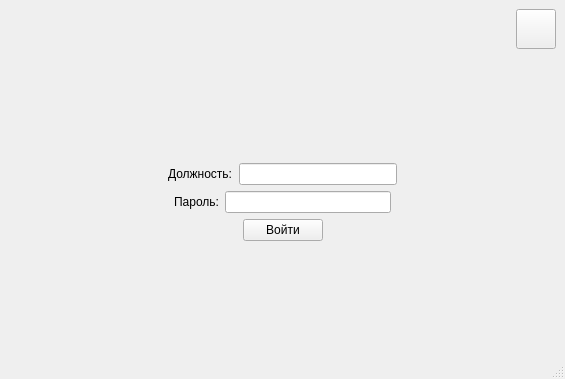
<?xml version="1.0" encoding="UTF-8"?>
<ui version="4.0">
 <class>LoginWindow</class>
 <widget class="QMainWindow" name="LoginWindow">
  <property name="geometry">
   <rect>
    <x>0</x>
    <y>0</y>
    <width>565</width>
    <height>379</height>
   </rect>
  </property>
  <property name="sizePolicy">
   <sizepolicy hsizetype="Fixed" vsizetype="Fixed">
    <horstretch>0</horstretch>
    <verstretch>0</verstretch>
   </sizepolicy>
  </property>
  <property name="minimumSize">
   <size>
    <width>565</width>
    <height>379</height>
   </size>
  </property>
  <property name="maximumSize">
   <size>
    <width>565</width>
    <height>379</height>
   </size>
  </property>
  <property name="windowTitle">
   <string>Вход</string>
  </property>
  <property name="windowIcon">
   <iconset resource="Resources.qrc">
    <normaloff>:/image/shirt.png</normaloff>:/image/shirt.png</iconset>
  </property>
  <property name="toolButtonStyle">
   <enum>Qt::ToolButtonIconOnly</enum>
  </property>
  <property name="documentMode">
   <bool>false</bool>
  </property>
  <widget class="QWidget" name="centralwidget">
   <layout class="QGridLayout" name="gridLayout">
    <item row="0" column="0">
     <layout class="QVBoxLayout" name="verticalLayout_2">
      <item>
       <layout class="QHBoxLayout" name="horizontalLayout_4">
        <item>
         <spacer name="horizontalSpacer_7">
          <property name="orientation">
           <enum>Qt::Horizontal</enum>
          </property>
          <property name="sizeHint" stdset="0">
           <size>
            <width>40</width>
            <height>20</height>
           </size>
          </property>
         </spacer>
        </item>
        <item>
         <widget class="QPushButton" name="pushButton_settings">
          <property name="sizePolicy">
           <sizepolicy hsizetype="Fixed" vsizetype="Fixed">
            <horstretch>0</horstretch>
            <verstretch>0</verstretch>
           </sizepolicy>
          </property>
          <property name="minimumSize">
           <size>
            <width>40</width>
            <height>40</height>
           </size>
          </property>
          <property name="text">
           <string/>
          </property>
          <property name="icon">
           <iconset resource="Resources.qrc">
            <normaloff>:/image/technical-support.png</normaloff>:/image/technical-support.png</iconset>
          </property>
          <property name="iconSize">
           <size>
            <width>35</width>
            <height>35</height>
           </size>
          </property>
          <property name="shortcut">
           <string>Ctrl+R</string>
          </property>
         </widget>
        </item>
       </layout>
      </item>
      <item>
       <spacer name="verticalSpacer">
        <property name="orientation">
         <enum>Qt::Vertical</enum>
        </property>
        <property name="sizeHint" stdset="0">
         <size>
          <width>20</width>
          <height>40</height>
         </size>
        </property>
       </spacer>
      </item>
      <item>
       <layout class="QVBoxLayout" name="verticalLayout">
        <item>
         <layout class="QHBoxLayout" name="horizontalLayout">
          <item>
           <spacer name="horizontalSpacer">
            <property name="orientation">
             <enum>Qt::Horizontal</enum>
            </property>
            <property name="sizeHint" stdset="0">
             <size>
              <width>40</width>
              <height>20</height>
             </size>
            </property>
           </spacer>
          </item>
          <item>
           <widget class="QLabel" name="label_userName">
            <property name="sizePolicy">
             <sizepolicy hsizetype="Preferred" vsizetype="Preferred">
              <horstretch>0</horstretch>
              <verstretch>0</verstretch>
             </sizepolicy>
            </property>
            <property name="text">
             <string>Должность:</string>
            </property>
           </widget>
          </item>
          <item>
           <widget class="QLineEdit" name="lineEdit_userName">
            <property name="sizePolicy">
             <sizepolicy hsizetype="Expanding" vsizetype="Fixed">
              <horstretch>0</horstretch>
              <verstretch>0</verstretch>
             </sizepolicy>
            </property>
            <property name="clearButtonEnabled">
             <bool>false</bool>
            </property>
           </widget>
          </item>
          <item>
           <spacer name="horizontalSpacer_2">
            <property name="orientation">
             <enum>Qt::Horizontal</enum>
            </property>
            <property name="sizeHint" stdset="0">
             <size>
              <width>40</width>
              <height>20</height>
             </size>
            </property>
           </spacer>
          </item>
         </layout>
        </item>
        <item>
         <layout class="QHBoxLayout" name="horizontalLayout_2">
          <item>
           <spacer name="horizontalSpacer_5">
            <property name="orientation">
             <enum>Qt::Horizontal</enum>
            </property>
            <property name="sizeHint" stdset="0">
             <size>
              <width>40</width>
              <height>20</height>
             </size>
            </property>
           </spacer>
          </item>
          <item>
           <widget class="QLabel" name="label_userPass">
            <property name="sizePolicy">
             <sizepolicy hsizetype="Preferred" vsizetype="Preferred">
              <horstretch>0</horstretch>
              <verstretch>0</verstretch>
             </sizepolicy>
            </property>
            <property name="text">
             <string>Пароль:</string>
            </property>
            <property name="alignment">
             <set>Qt::AlignRight|Qt::AlignTrailing|Qt::AlignVCenter</set>
            </property>
           </widget>
          </item>
          <item>
           <widget class="QLineEdit" name="lineEdit_userPass">
            <property name="enabled">
             <bool>true</bool>
            </property>
            <property name="inputMask">
             <string/>
            </property>
            <property name="echoMode">
             <enum>QLineEdit::Password</enum>
            </property>
           </widget>
          </item>
          <item>
           <spacer name="horizontalSpacer_6">
            <property name="orientation">
             <enum>Qt::Horizontal</enum>
            </property>
            <property name="sizeHint" stdset="0">
             <size>
              <width>40</width>
              <height>20</height>
             </size>
            </property>
           </spacer>
          </item>
         </layout>
        </item>
       </layout>
      </item>
      <item>
       <layout class="QHBoxLayout" name="horizontalLayout_3">
        <item>
         <spacer name="horizontalSpacer_3">
          <property name="orientation">
           <enum>Qt::Horizontal</enum>
          </property>
          <property name="sizeHint" stdset="0">
           <size>
            <width>40</width>
            <height>20</height>
           </size>
          </property>
         </spacer>
        </item>
        <item>
         <widget class="QPushButton" name="pushButton">
          <property name="enabled">
           <bool>true</bool>
          </property>
          <property name="mouseTracking">
           <bool>false</bool>
          </property>
          <property name="acceptDrops">
           <bool>false</bool>
          </property>
          <property name="toolTip">
           <string>Нажмите чтобы войти</string>
          </property>
          <property name="text">
           <string>Войти</string>
          </property>
          <property name="autoDefault">
           <bool>true</bool>
          </property>
          <property name="default">
           <bool>false</bool>
          </property>
         </widget>
        </item>
        <item>
         <spacer name="horizontalSpacer_4">
          <property name="orientation">
           <enum>Qt::Horizontal</enum>
          </property>
          <property name="sizeHint" stdset="0">
           <size>
            <width>40</width>
            <height>20</height>
           </size>
          </property>
         </spacer>
        </item>
       </layout>
      </item>
      <item>
       <spacer name="verticalSpacer_2">
        <property name="orientation">
         <enum>Qt::Vertical</enum>
        </property>
        <property name="sizeHint" stdset="0">
         <size>
          <width>20</width>
          <height>40</height>
         </size>
        </property>
       </spacer>
      </item>
     </layout>
    </item>
   </layout>
  </widget>
  <widget class="QStatusBar" name="statusBar"/>
 </widget>
 <resources>
  <include location="Resources.qrc"/>
 </resources>
 <connections/>
</ui>
